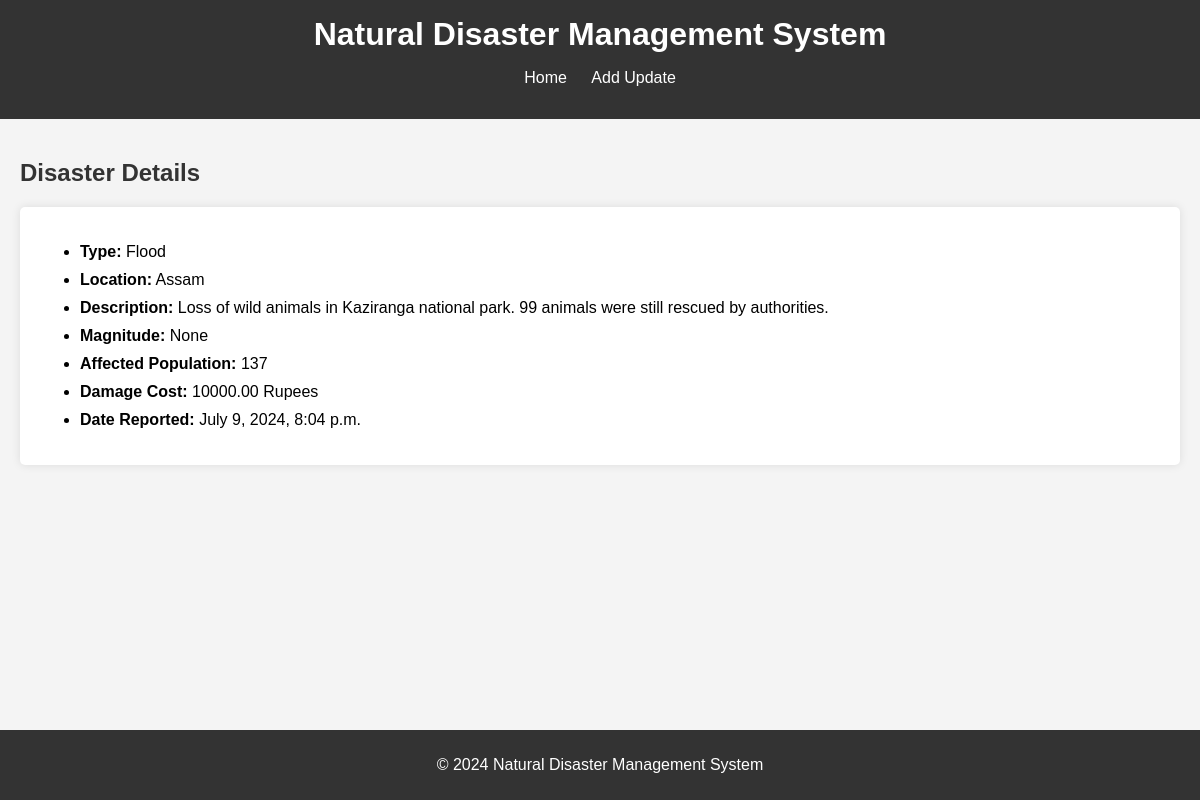
The app's page /disaster/6/ with its own data.
### disasters/models.py (models this page shows, shortened)
class DisasterUpdate(models.Model):
    DISASTER_TYPES = [
        ('EQ', 'Earthquake'),
        ('FL', 'Flood'),
        ('CY', 'Cyclone'),
        ('TS', 'Tsunami'),
        ('OT', 'Other'),
    ]
    disaster_type = models.CharField(max_length=2, choices=DISASTER_TYPES)
    location = models.CharField(max_length=255)
    description = models.TextField()
    magnitude = models.DecimalField(max_digits=5, decimal_places=2, null=True, blank=True)
    affected_population = models.IntegerField(null=True, blank=True)
    damage_cost = models.DecimalField(max_digits=10, decimal_places=2, null=True, blank=True)
    date_reported = models.DateTimeField(auto_now_add=True)

### disasters/views.py (the view)
# urls.py: path('disaster/<int:disaster_id>/', views.disaster_detail, name='disaster_detail'),
def disaster_detail(request, disaster_id):
    disaster = get_object_or_404(DisasterUpdate, pk=disaster_id)
    return render(request, 'disaster_detail.html', {'disaster': disaster})

### disasters/templates/disaster_detail.html (shortened to what this page needs)
<!DOCTYPE html>
<html>
<head>
</head>
<body>
    <header>
        <h1>Natural Disaster Management System</h1>
        <nav>
            <ul>
                <li><a href="{% url 'index' %}">Home</a></li>
                <li><a href="{% url 'add_update' %}">Add Update</a></li>
            </ul>
        </nav>
    </header>
    <main>
        <h2>Disaster Details</h2>
        <div class="disaster-details">
            <ul>
                <li><strong>Type:</strong> {{ disaster.get_disaster_type_display }}</li>
                <li><strong>Location:</strong> {{ disaster.location }}</li>
                <li><strong>Description:</strong> {{ disaster.description }}</li>
                <li><strong>Magnitude:</strong> {{ disaster.magnitude }}</li>
                <li><strong>Affected Population:</strong> {{ disaster.affected_population }}</li>
                <li><strong>Damage Cost:</strong> {{ disaster.damage_cost }} Rupees</li>
                <li><strong>Date Reported:</strong> {{ disaster.date_reported }}</li>
            </ul>
        </div>
    </main>
    <footer>
        <p>&copy; 2024 Natural Disaster Management System</p>
    </footer>
</body>
</html>

### disasters/templates/disaster_detail.html (style rules this page uses)
body { font-family: Arial, sans-serif; margin: 0; padding: 0; background-color: #f4f4f4; }
header { background-color: #333; color: white; padding: 1em 0; text-align: center; }
header h1 { margin: 0; }
nav ul { list-style: none; padding: 0; }
nav ul li { display: inline; margin: 0 10px; }
nav ul li a { color: white; text-decoration: none; }
main { padding: 20px; }
h2 { color: #333; }
.disaster-details { background: white; padding: 20px; border-radius: 5px; box-shadow: 0 0 10px rgba(0, 0, 0, 0.1); }
.disaster-details li { margin-bottom: 10px; }
footer { background-color: #333; color: white; text-align: center; padding: 10px 0; position: absolute; width: 100%; bottom: 0; }

### records on screen
DisasterUpdate: disaster_type "Flood", location "Assam", description "Loss of wild animals in Kaziranga national park. 99 animals were still rescued by authorities.", magnitude "None", affected_population "137", damage_cost "10000.00", date_reported "July 9, 2024, 8:04 p.m."
